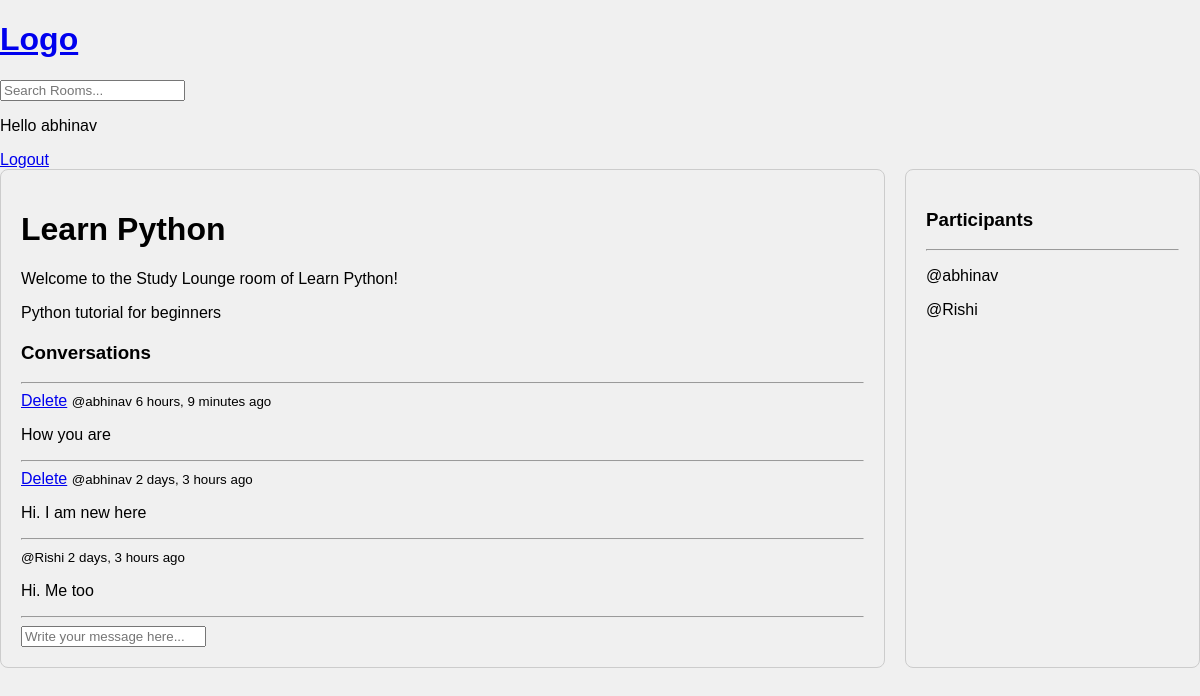
Screenshot of /room/1/ (signed in) with the database file from the repository.
### base/models.py (models this page shows, shortened)
class Room(models.Model):
    host = models.ForeignKey(User, on_delete=models.SET_NULL, null=True)
    topic = models.ForeignKey(Topic,on_delete=models.SET_NULL, null=True)
    name = models.CharField(max_length=200)
    description = models.TextField(null=True, blank=True)
    participants = models.ManyToManyField(User, related_name='participants', blank=True)
    updated = models.DateTimeField(auto_now=True)
    created = models.DateTimeField(auto_now_add=True)
    class Meta:
        ordering = ['-updated', '-created']

class Message(models.Model):
    user = models.ForeignKey(User, on_delete=models.CASCADE)
    room = models.ForeignKey(Room, on_delete=models.CASCADE)
    body = models.TextField()
    updated = models.DateTimeField(auto_now=True)
    created = models.DateTimeField(auto_now_add=True)
    class Meta:
        ordering = ['-updated', '-created']

### base/views.py (the view, shortened to what this page needs)
# urls.py: path('room/<str:pk>/', views.room, name='room'),
def room(request,pk):
    room = Room.objects.get(id=pk)  # Fetch the room with the given primary key
    room_messages = room.message_set.all() # Get all messages related to the room
    particiapnts = room.participants.all()  # Get all participants in the room
    context = {'room':room, 'room_messages':room_messages, 'participants':particiapnts}
    return render(request, 'base/room.html',context)

### base/templates/base/room.html (shortened to what this page needs)
{% extends 'main.html' %} {% block content %}
<div class="room-container">
  <div>
    <h1>{{room.name}}</h1>
    <p>Welcome to the Study Lounge room of {{room.name}}!</p>
    <p>{{room.description}}</p>
    <div class="comment-wrapper">
      <h3>Conversations</h3>
      <hr />
      {% for message in room_messages %}
      <div>
        {% if message.user == request.user %}
        <a href="{% url 'delete-message' message.id%}">Delete</a>
        {% endif %}
        <small>@{{message.user}} {{message.created | timesince}} ago</small>
        <p>{{message.body}}</p>
        <hr />
      </div>
      {% endfor %}
    </div>
    {% if request.user.is_authenticated %}
    <div class="comment-form">
      <form method="POST" action="">
        <input
          type="text"
          name="body"
          placeholder="Write your message here..."
        />
      </form>
    </div>
    {% endif %}
  </div>
  <div>
    <h3>Participants</h3>
    <hr />
    {% for participant in participants %}
    <div>
      <p>@{{ participant.username }}</p>
    </div>
    {% endfor %}
  </div>
  {% endblock %}

### templates/navbar.html
<a href="/">
  <h1>Logo</h1>
</a>
<form action="{% url 'home' %}" method="GET">
  <input type="text" name="q" placeholder="Search Rooms..." />
</form>
{% if request.user.is_authenticated %}
<p>Hello {{request.user}}</p>
<a href="{% url 'logout' %}">Logout</a>
{% else %}
<a href="{% url 'login' %}">Login</a>
<hr />
{% endif %}

### static/styles/main.css (style rules this page uses)
body { background-color: #f0f0f0; font-family: Arial, sans-serif; margin: 0; padding: 0; }

### base/templates/base/room.html (style rules this page uses)
.room-container { display: grid; grid-template-columns: 3fr 1fr; gap: 20px; max-width: 1200px; margin: auto; }
.room-container > div { padding: 20px; border: 1px solid #ccc; border-radius: 8px; }
.comment-wrapper { margin-top: 20px; }

### rows the page displays
Room: name "Learn Python", description "Python tutorial for beginners"
Message: shows "Delete", user "abhinav", created "6 hours, 9 minutes", body "How you are"
Message: shows "Delete", user "abhinav", created "2 days, 3 hours", body "Hi. I am new here"
Message: user "Rishi", created "2 days, 3 hours", body "Hi. Me too"

### other values shown
{{ request.user }} "abhinav"
{{ participant.username }} "abhinav"
{{ participant.username }} "Rishi"
